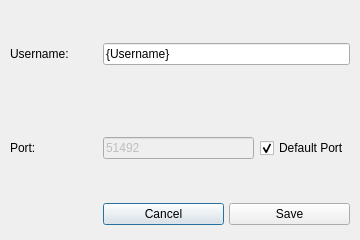
<?xml version="1.0" encoding="UTF-8"?>
<ui version="4.0">
 <class>SettingsDialog</class>
 <widget class="QDialog" name="SettingsDialog">
  <property name="enabled">
   <bool>true</bool>
  </property>
  <property name="geometry">
   <rect>
    <x>0</x>
    <y>0</y>
    <width>360</width>
    <height>240</height>
   </rect>
  </property>
  <property name="sizePolicy">
   <sizepolicy hsizetype="Fixed" vsizetype="Fixed">
    <horstretch>0</horstretch>
    <verstretch>0</verstretch>
   </sizepolicy>
  </property>
  <property name="minimumSize">
   <size>
    <width>360</width>
    <height>240</height>
   </size>
  </property>
  <property name="maximumSize">
   <size>
    <width>360</width>
    <height>240</height>
   </size>
  </property>
  <property name="windowTitle">
   <string>Settings</string>
  </property>
  <property name="windowIcon">
   <iconset>
    <normaloff>../icons/program.png</normaloff>../icons/program.png</iconset>
  </property>
  <property name="locale">
   <locale language="English" country="UnitedStates"/>
  </property>
  <layout class="QGridLayout" name="DialogLayout" rowstretch="1,1,1" columnstretch="1,3">
   <property name="leftMargin">
    <number>10</number>
   </property>
   <property name="topMargin">
    <number>10</number>
   </property>
   <property name="rightMargin">
    <number>10</number>
   </property>
   <property name="bottomMargin">
    <number>10</number>
   </property>
   <property name="horizontalSpacing">
    <number>10</number>
   </property>
   <item row="0" column="0">
    <widget class="QLabel" name="UsernameLabel">
     <property name="sizePolicy">
      <sizepolicy hsizetype="Preferred" vsizetype="Expanding">
       <horstretch>0</horstretch>
       <verstretch>0</verstretch>
      </sizepolicy>
     </property>
     <property name="locale">
      <locale language="English" country="UnitedStates"/>
     </property>
     <property name="text">
      <string>Username:</string>
     </property>
    </widget>
   </item>
   <item row="1" column="0">
    <widget class="QLabel" name="PortLabel">
     <property name="locale">
      <locale language="English" country="UnitedStates"/>
     </property>
     <property name="text">
      <string>Port:</string>
     </property>
    </widget>
   </item>
   <item row="0" column="1">
    <widget class="QLineEdit" name="UsernameTextEdit">
     <property name="sizePolicy">
      <sizepolicy hsizetype="Expanding" vsizetype="Fixed">
       <horstretch>0</horstretch>
       <verstretch>0</verstretch>
      </sizepolicy>
     </property>
     <property name="locale">
      <locale language="English" country="UnitedStates"/>
     </property>
     <property name="inputMask">
      <string/>
     </property>
     <property name="text">
      <string>{Username}</string>
     </property>
     <property name="maxLength">
      <number>16</number>
     </property>
    </widget>
   </item>
   <item row="1" column="1">
    <widget class="QWidget" name="PortWidget" native="true">
     <property name="locale">
      <locale language="English" country="UnitedStates"/>
     </property>
     <layout class="QHBoxLayout" name="horizontalLayout">
      <property name="leftMargin">
       <number>0</number>
      </property>
      <property name="topMargin">
       <number>0</number>
      </property>
      <property name="rightMargin">
       <number>0</number>
      </property>
      <property name="bottomMargin">
       <number>0</number>
      </property>
      <item>
       <widget class="QLineEdit" name="PortField">
        <property name="enabled">
         <bool>false</bool>
        </property>
        <property name="locale">
         <locale language="English" country="UnitedStates"/>
        </property>
        <property name="inputMask">
         <string/>
        </property>
        <property name="text">
         <string>51492</string>
        </property>
        <property name="maxLength">
         <number>5</number>
        </property>
       </widget>
      </item>
      <item>
       <widget class="QCheckBox" name="IsDefaultPort">
        <property name="toolTip">
         <string>Sets the port to default value (51492)</string>
        </property>
        <property name="locale">
         <locale language="English" country="UnitedStates"/>
        </property>
        <property name="text">
         <string>Default Port</string>
        </property>
        <property name="checked">
         <bool>true</bool>
        </property>
        <property name="tristate">
         <bool>false</bool>
        </property>
       </widget>
      </item>
     </layout>
    </widget>
   </item>
   <item row="2" column="1">
    <widget class="QWidget" name="ButtonsWidget" native="true">
     <property name="sizePolicy">
      <sizepolicy hsizetype="Preferred" vsizetype="Fixed">
       <horstretch>0</horstretch>
       <verstretch>0</verstretch>
      </sizepolicy>
     </property>
     <layout class="QHBoxLayout" name="horizontalLayout_2">
      <property name="spacing">
       <number>5</number>
      </property>
      <property name="leftMargin">
       <number>0</number>
      </property>
      <property name="topMargin">
       <number>5</number>
      </property>
      <property name="rightMargin">
       <number>0</number>
      </property>
      <property name="bottomMargin">
       <number>5</number>
      </property>
      <item>
       <widget class="QPushButton" name="CancelButton">
        <property name="text">
         <string>Cancel</string>
        </property>
       </widget>
      </item>
      <item>
       <widget class="QPushButton" name="SaveButton">
        <property name="text">
         <string>Save</string>
        </property>
       </widget>
      </item>
     </layout>
    </widget>
   </item>
  </layout>
 </widget>
 <resources/>
 <connections>
  <connection>
   <sender>IsDefaultPort</sender>
   <signal>toggled(bool)</signal>
   <receiver>SettingsDialog</receiver>
   <slot>EnablePort(bool)</slot>
   <hints>
    <hint type="sourcelabel">
     <x>267</x>
     <y>146</y>
    </hint>
    <hint type="destinationlabel">
     <x>46</x>
     <y>195</y>
    </hint>
   </hints>
  </connection>
  <connection>
   <sender>CancelButton</sender>
   <signal>clicked()</signal>
   <receiver>SettingsDialog</receiver>
   <slot>reject()</slot>
   <hints>
    <hint type="sourcelabel">
     <x>165</x>
     <y>210</y>
    </hint>
    <hint type="destinationlabel">
     <x>179</x>
     <y>119</y>
    </hint>
   </hints>
  </connection>
  <connection>
   <sender>SaveButton</sender>
   <signal>clicked()</signal>
   <receiver>SettingsDialog</receiver>
   <slot>accept()</slot>
   <hints>
    <hint type="sourcelabel">
     <x>287</x>
     <y>210</y>
    </hint>
    <hint type="destinationlabel">
     <x>179</x>
     <y>119</y>
    </hint>
   </hints>
  </connection>
  <connection>
   <sender>PortField</sender>
   <signal>textEdited(QString)</signal>
   <receiver>SettingsDialog</receiver>
   <slot>CheckPort()</slot>
   <hints>
    <hint type="sourcelabel">
     <x>207</x>
     <y>145</y>
    </hint>
    <hint type="destinationlabel">
     <x>65</x>
     <y>204</y>
    </hint>
   </hints>
  </connection>
 </connections>
 <slots>
  <slot>EnablePort(bool)</slot>
  <slot>CheckPort()</slot>
 </slots>
</ui>
